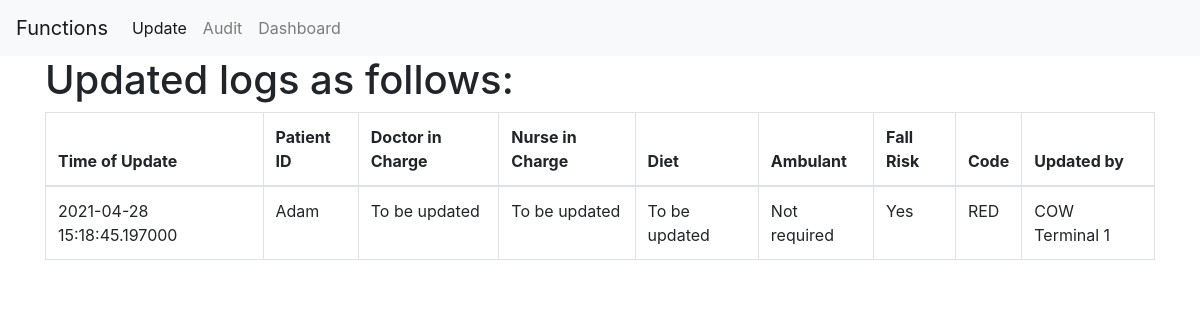
The app's page /individual_screen, older data.
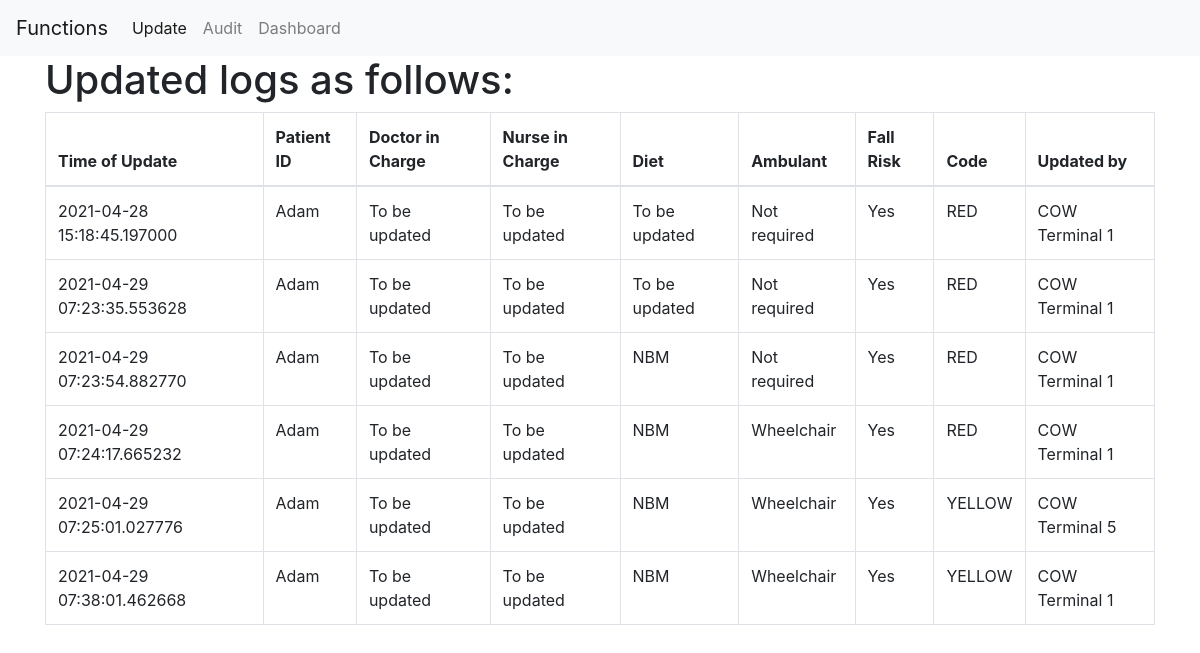
The same page, newer data.
### canary3-0620pm.py (models this page shows)
class PatientLog(db.Model):
    patient_id = db.Column(db.Text(9),primary_key = True)
    doctor_in_charge = db.Column(db.Text(25),nullable=False, default='')
    nurse_in_charge = db.Column(db.Text(25),nullable=False, default='')
    diet = db.Column(db.Text(5),nullable=False, default='')
    ambulant = db.Column(db.Text(5),nullable=False, default='')
    fallrisk = db.Column(db.Text(5), nullable=False,
    default='')
    code = db.Column(db.Text(10),nullable=False, default='')
    updated_by = db.Column(db.Text(25))
    timestamp = db.Column(db.DateTime, default = datetime.datetime.utcnow(), primary_key = True)

### canary3-0620pm.py (the view)
@app.route('/individual_screen')
def individual_screen():
    cumulogs = PatientLog.query.filter_by(patient_id = 'Adam').order_by(PatientLog.timestamp)
    return render_template('canary3-update_display.html', cumulogs=cumulogs)

### templates/canary3-update_display.html (shortened to what this page needs)
<!DOCTYPE html>
<html lang="en" dir="ltr">
{% extends "canary3-base.html"%}
{% block content %}
  <head>
  </head>
  <body>
    <div class = 'container'>
    <h1>Updated logs as follows:</h1>
<table class = "table table-hover table-bordered">
  <thead>
   <tr>
     <th scope="col">Time of Update</th>
     <th scope="col">Patient ID</th>
     <th scope="col">Doctor in Charge</th>
     <th scope="col">Nurse in Charge</th>
     <th scope="col">Diet</th>
     <th scope="col">Ambulant</th>
     <th scope="col">Fall Risk</th>
     <th scope="col">Code</th>
     <th scope="col">Updated by</th>
   </tr>
 </thead>
{% for cumulog in cumulogs %}
<tr>
  <td>{{cumulog.timestamp}}</td>
  <td>{{cumulog.patient_id}}</td>
  <td>{{cumulog.doctor_in_charge}}</td>
  <td>{{cumulog.nurse_in_charge}}</td>
  <td>{{cumulog.diet}}</td>
  <td>{{cumulog.ambulant}}</td>
  <td>{{cumulog.fallrisk}}</td>
  <td>{{cumulog.code}}</td>
  <td>{{cumulog.updated_by}}</td>
</tr>
{%  endfor %}
</table>
</div>
  </body>
  {% endblock %}

### templates/canary3-base.html (shortened to what this page needs)
<!DOCTYPE html>
<html lang="en" dir="ltr">
<head>
  <link rel="stylesheet" href="https://maxcdn.bootstrapcdn.com/bootstrap/4.0.0/css/bootstrap.min.css">
</head>
<body>
  <nav class="navbar navbar-expand-lg navbar-light bg-light">
    <a class="navbar-brand" href="#">Functions</a>
    <div class="collapse navbar-collapse" id="navbarSupportedContent">
      <ul class="navbar-nav mr-auto">
        <li class="nav-item active">
          <a class="nav-link" href="{{url_for('index')}}">Update<span class="sr-only">(current)</span></a>
        </li>
        <li class="nav-item">
          <a class="nav-link" href="{{url_for('update_display')}}">Audit</a>
        </li>
        <li class="nav-item">
          <a class="nav-link" href="{{url_for('select_patient_centric_display')}}">Dashboard</a>
        </li>
      </ul>
    </div>
  </nav>
{% block content %}
{% endblock %}
</body>
</html>

Row changes from the older to the newer data that the page shows:
added PatientLog: timestamp "2021-04-29 07:23:35.553628", patient_id "Adam", doctor_in_charge "To be updated", nurse_in_charge "To be updated", diet "To be updated", ambulant "Not required", fallrisk "Yes", code "RED", updated_by "COW Terminal 1"
added PatientLog: timestamp "2021-04-29 07:23:54.882770", patient_id "Adam", doctor_in_charge "To be updated", nurse_in_charge "To be updated", diet "NBM", ambulant "Not required", fallrisk "Yes", code "RED", updated_by "COW Terminal 1"
added PatientLog: timestamp "2021-04-29 07:24:17.665232", patient_id "Adam", doctor_in_charge "To be updated", nurse_in_charge "To be updated", diet "NBM", ambulant "Wheelchair", fallrisk "Yes", code "RED", updated_by "COW Terminal 1"
added PatientLog: timestamp "2021-04-29 07:25:01.027776", patient_id "Adam", doctor_in_charge "To be updated", nurse_in_charge "To be updated", diet "NBM", ambulant "Wheelchair", fallrisk "Yes", code "YELLOW", updated_by "COW Terminal 5"
added PatientLog: timestamp "2021-04-29 07:38:01.462668", patient_id "Adam", doctor_in_charge "To be updated", nurse_in_charge "To be updated", diet "NBM", ambulant "Wheelchair", fallrisk "Yes", code "YELLOW", updated_by "COW Terminal 1"
